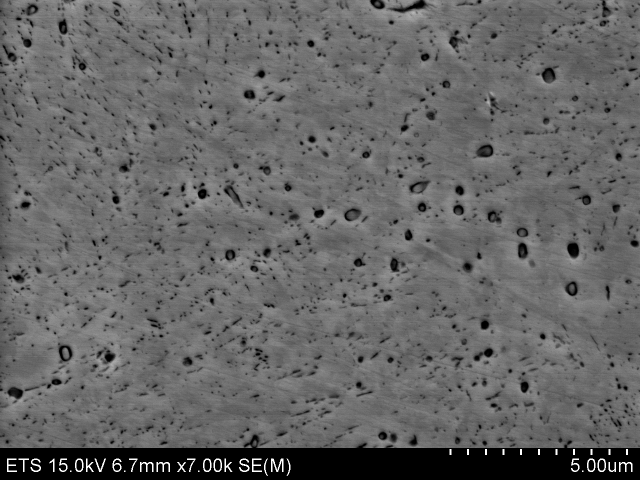
#> input picture micro/Stereology/AISI4340-700C/QT_700C_5m_09.tif, 1280 x 960 px (shown at 1/2 size)
$ python plotImgHist.py
#> lines starting #> are read from the running program, lines starting #| are printed output that depends on the picture
import matplotlib
import matplotlib.pyplot as plt
import numpy as np

from skimage import io
from skimage import data, img_as_float
from skimage import exposure


matplotlib.rcParams['font.size'] = 8


def plot_img_and_hist(img, axes, bins=256):
    """Plot an image along with its histogram and cumulative histogram.

    """
    img = img_as_float(img)
    ax_img, ax_hist = axes
    ax_cdf = ax_hist.twinx()

    # Display image
    ax_img.imshow(img, cmap=plt.cm.gray)
    ax_img.set_axis_off()

    # Display histogram
    ax_hist.hist(img.ravel(), bins=bins, histtype='step', color='black')
    ax_hist.ticklabel_format(axis='y', style='scientific', scilimits=(0, 0))
    ax_hist.set_xlabel('Pixel intensity')
    ax_hist.set_xlim(0, 1)
    ax_hist.set_yticks([])

    # Display cumulative distribution
    img_cdf, bins = exposure.cumulative_distribution(img, bins)
    ax_cdf.plot(bins, img_cdf, 'r')
    ax_cdf.set_yticks([])

    return ax_img, ax_hist, ax_cdf


filename = "QT_700C_5m_09.tif"
# mic stands for microstructure
img = io.imread(filename)
#> img is the input picture: shape (960, 1280); min 0, max 255, mean 101.2
# We need to remove the SEM settings band at the bottom of th image
img = img[:-65, :]
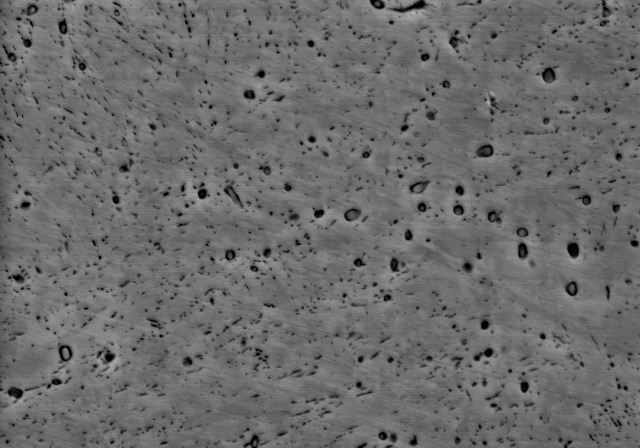
#> img: shape (895, 1280) (shown at 1/2 size); min 0, max 184, mean 107.2

# Contrast stretching
p2, p98 = np.percentile(img, (2, 98))
#> p2 = 42; p98 = 135
img_rescale = exposure.rescale_intensity(img, in_range=(p2, p98))
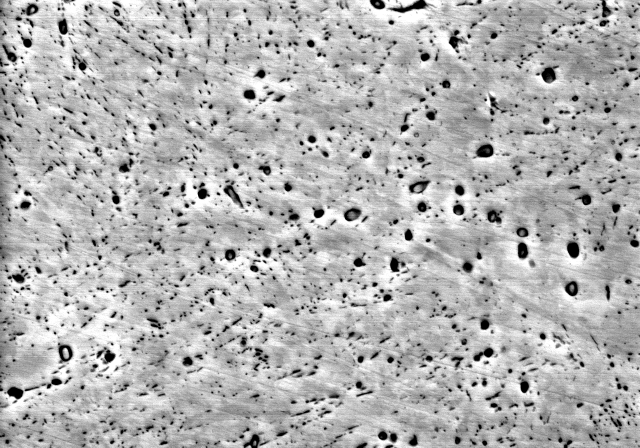
#> img_rescale: shape (895, 1280) (shown at 1/2 size); min 0, max 255, mean 179.2

# Equalization
img_eq = exposure.equalize_hist(img)
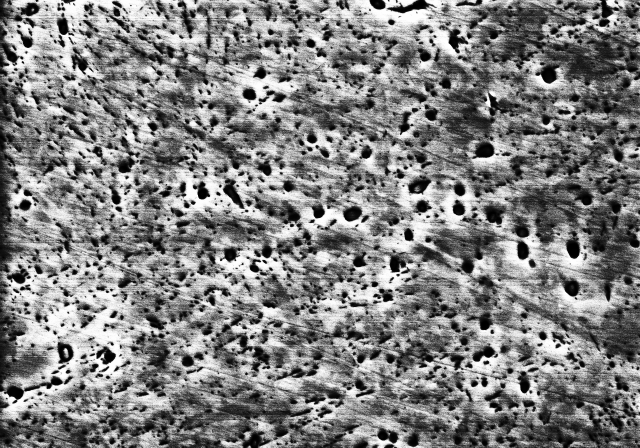
#> img_eq: shape (895, 1280) float64 (shown at 1/2 size); min 0.00336, max 1, mean 0.511

# Adaptive Equalization
img_adapteq = exposure.equalize_adapthist(img, clip_limit=0.03)
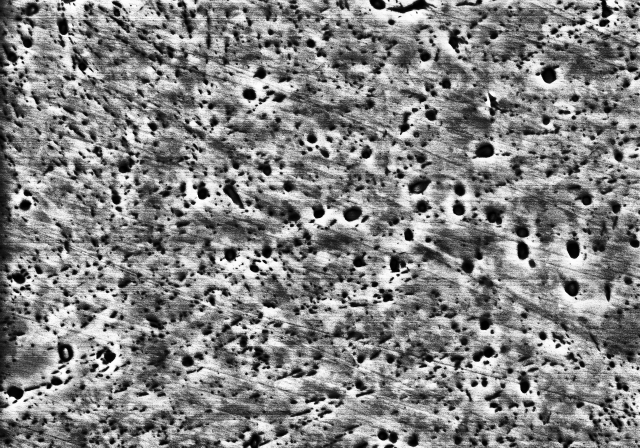
#> img_adapteq: shape (895, 1280) float64 (shown at 1/2 size); min 0, max 1, mean 0.518

# Display results
fig, axes = plt.subplots(nrows=2, ncols=4, figsize=(8, 5))

ax_img, ax_hist, ax_cdf = plot_img_and_hist(img, axes[:, 0])
#> in plot_img_and_hist, `img_cdf, bins = exposure.cumulative_distribution(img, bins)`: img_cdf = 256 values from 0.00336 to 1; bins = 256 values from 0.00141 to 0.72
ax_img.set_title('Low contrast image')

y_min, y_max = ax_hist.get_ylim()
#> y_min = 0; y_max = 40659.2
ax_hist.set_ylabel('Number of pixels')
ax_hist.set_yticks(np.linspace(0, y_max, 5))

ax_img, ax_hist, ax_cdf = plot_img_and_hist(img_rescale, axes[:, 1])
ax_img.set_title('Contrast stretching')

ax_img, ax_hist, ax_cdf = plot_img_and_hist(img_eq, axes[:, 2])
ax_img.set_title('Histogram equalization')

ax_img, ax_hist, ax_cdf = plot_img_and_hist(img_adapteq, axes[:, 3])
ax_img.set_title('Adaptive equalization')

ax_cdf.set_ylabel('Fraction of total intensity')
ax_cdf.set_yticks(np.linspace(0, 1, 5))

# prevent overlap of y-axis labels
fig.subplots_adjust(wspace=0.4)
plt.show()
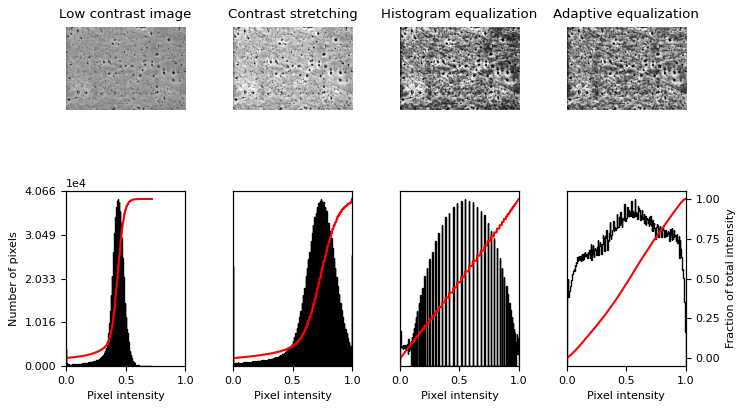
#> figure drawn by matplotlib, 12 panels; panel 12: curve peaks at x = 0.998, y = 1

$ run again, with micro/Stereology/AISI4340-700C/2015 09 10_700(10)_q014.tif copied over micro/Stereology/AISI4340-700C/QT_700C_5m_09.tif
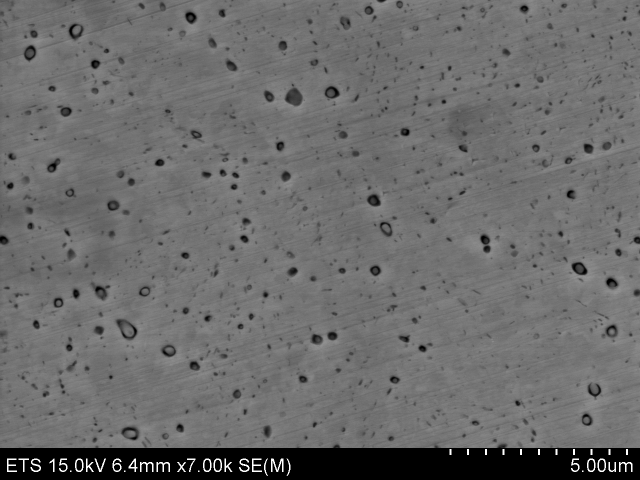
#> input picture micro/Stereology/AISI4340-700C/2015 09 10_700(10)_q014.tif, 1280 x 960 px (shown at 1/2 size)
#> img is the input picture: shape (960, 1280); min 0, max 255, mean 106.9
#> `img = img[:-65, :]`:
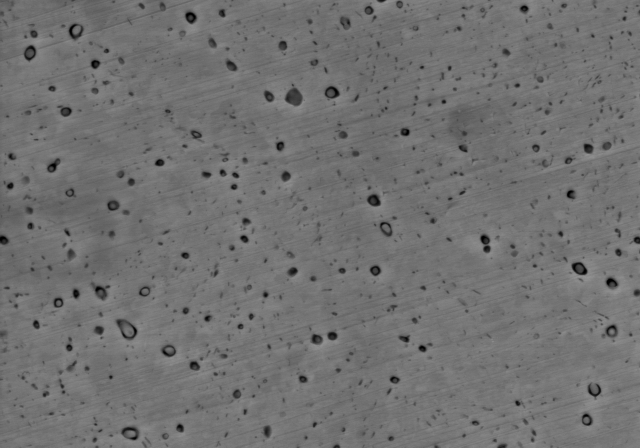
#> img: shape (895, 1280) (shown at 1/2 size); min 0, max 151, mean 113.3
#> p2 = 69; p98 = 130
#> `img_adapteq = exposure.equalize_adapthist(img, clip_limit=0.03)`:
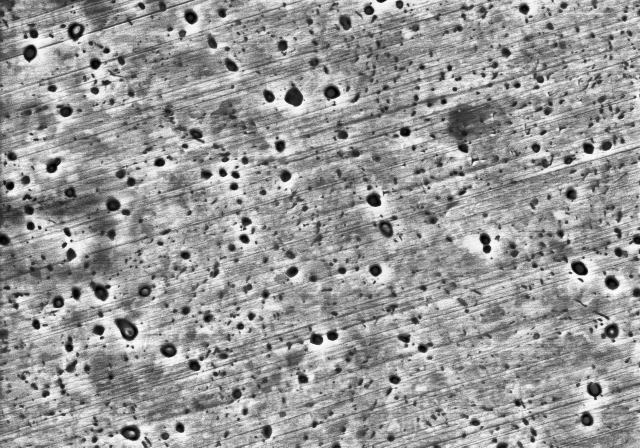
#> img_adapteq: shape (895, 1280) float64 (shown at 1/2 size); min 0, max 1, mean 0.601
#> img_cdf = 256 values from 0.000292 to 1; bins = 256 values from 0.00116 to 0.591
#> y_min = 0; y_max = 71139.6

$ run again, with micro/Stereology/AISI4340-700C/2015 09 10_700(10)_q016.tif copied over micro/Stereology/AISI4340-700C/QT_700C_5m_09.tif
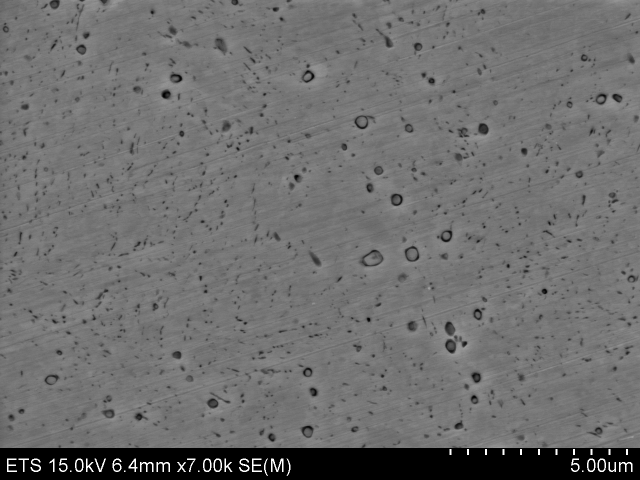
#> input picture micro/Stereology/AISI4340-700C/2015 09 10_700(10)_q016.tif, 1280 x 960 px (shown at 1/2 size)
#> img is the input picture: shape (960, 1280); min 0, max 255, mean 110.2
#> `img = img[:-65, :]`:
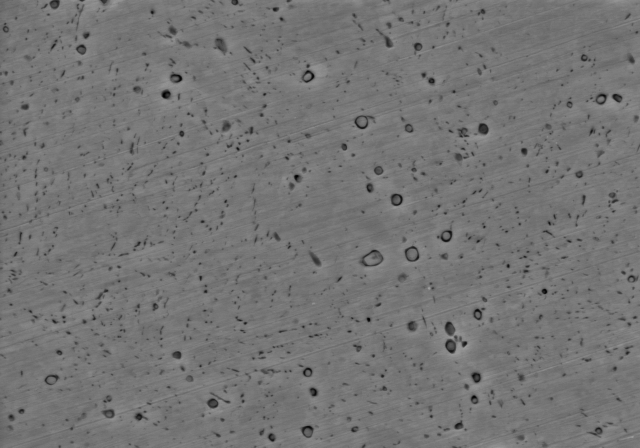
#> img: shape (895, 1280) (shown at 1/2 size); min 0, max 164, mean 116.8
#> p2 = 79; p98 = 132
#> `img_adapteq = exposure.equalize_adapthist(img, clip_limit=0.03)`:
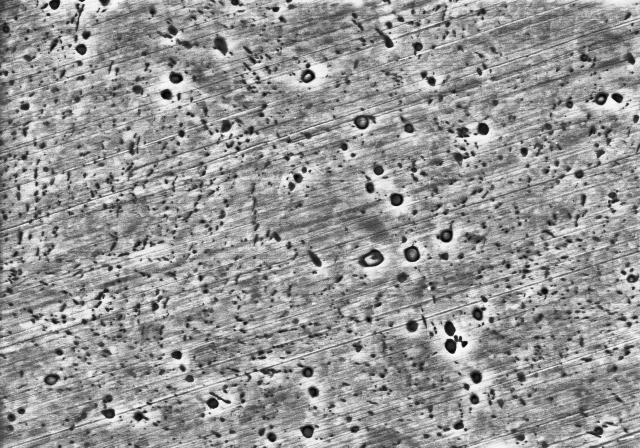
#> img_adapteq: shape (895, 1280) float64 (shown at 1/2 size); min 0, max 1, mean 0.593
#> img_cdf = 256 values from 2.97e-05 to 1; bins = 256 values from 0.00126 to 0.642
#> y_min = 0; y_max = 77963.6

$ run again, with micro/Stereology/AISI4340-700C/2015 09 10_700(10)_q017.tif copied over micro/Stereology/AISI4340-700C/QT_700C_5m_09.tif
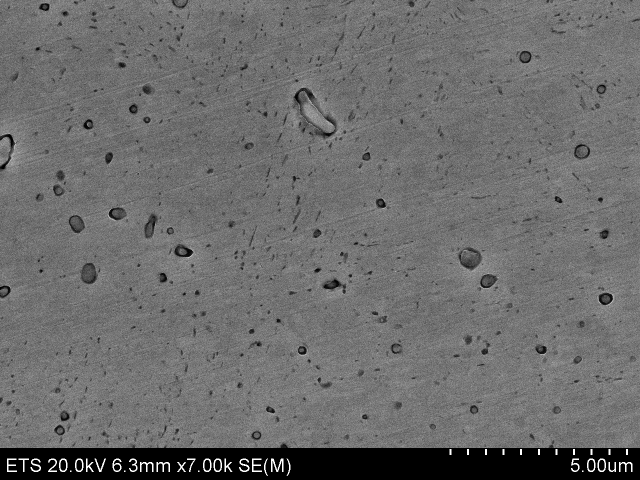
#> input picture micro/Stereology/AISI4340-700C/2015 09 10_700(10)_q017.tif, 1280 x 960 px (shown at 1/2 size)
#> img is the input picture: shape (960, 1280); min 0, max 255, mean 107.5
#> `img = img[:-65, :]`:
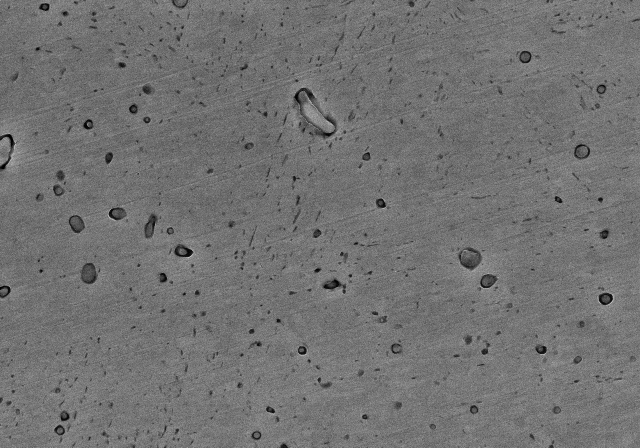
#> img: shape (895, 1280) (shown at 1/2 size); min 0, max 244, mean 114
#> p2 = 68; p98 = 151
#> `img_adapteq = exposure.equalize_adapthist(img, clip_limit=0.03)`:
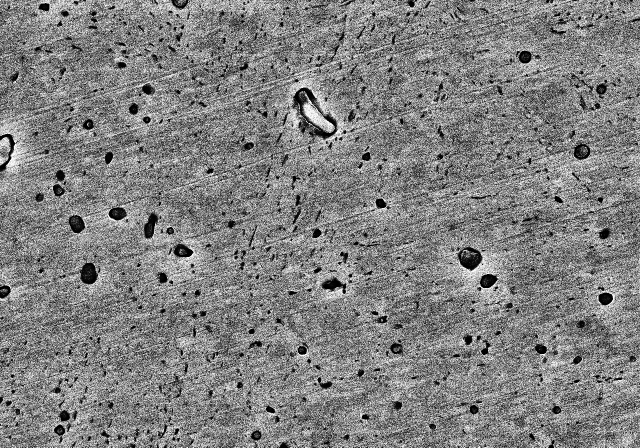
#> img_adapteq: shape (895, 1280) float64 (shown at 1/2 size); min 0, max 1, mean 0.508
#> img_cdf = 256 values from 0.000117 to 1; bins = 256 values from 0.00187 to 0.955
#> y_min = 0; y_max = 27678
